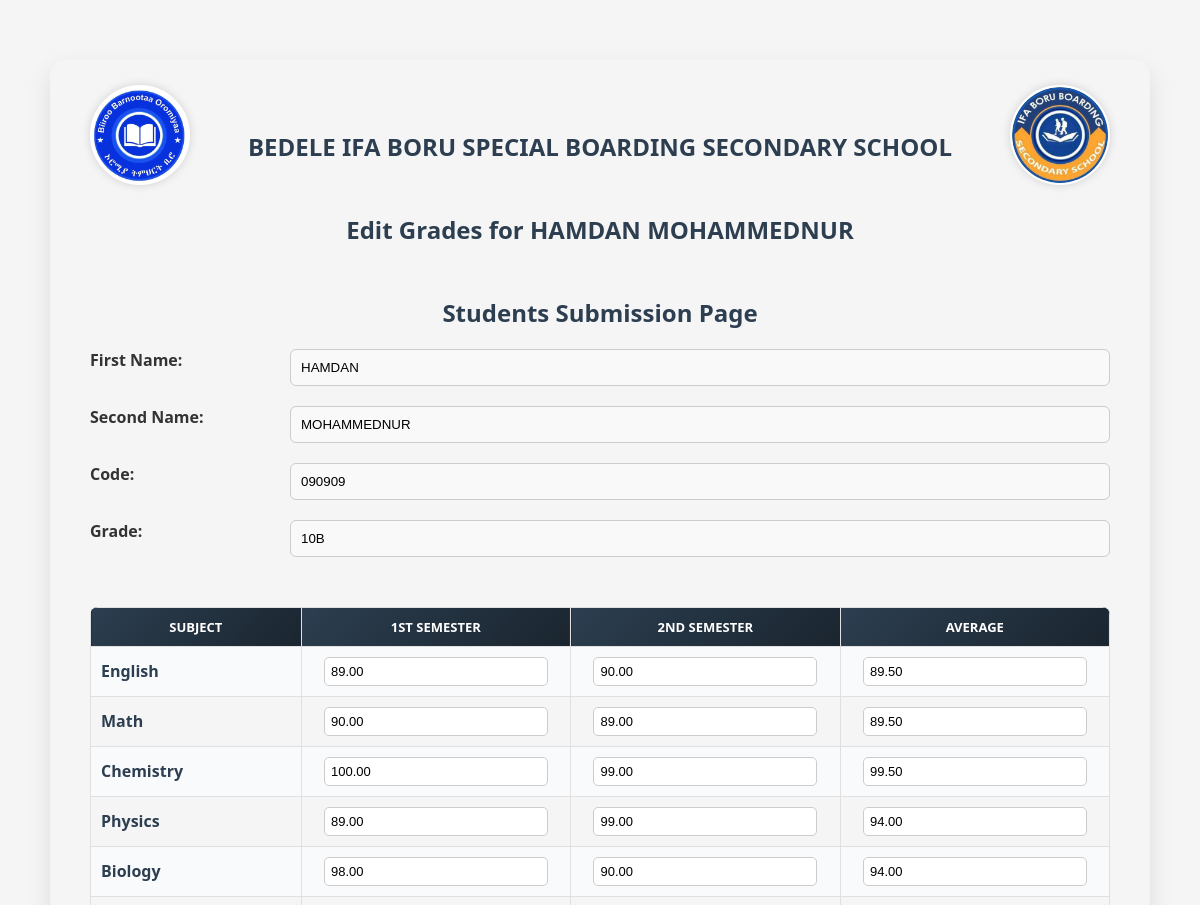
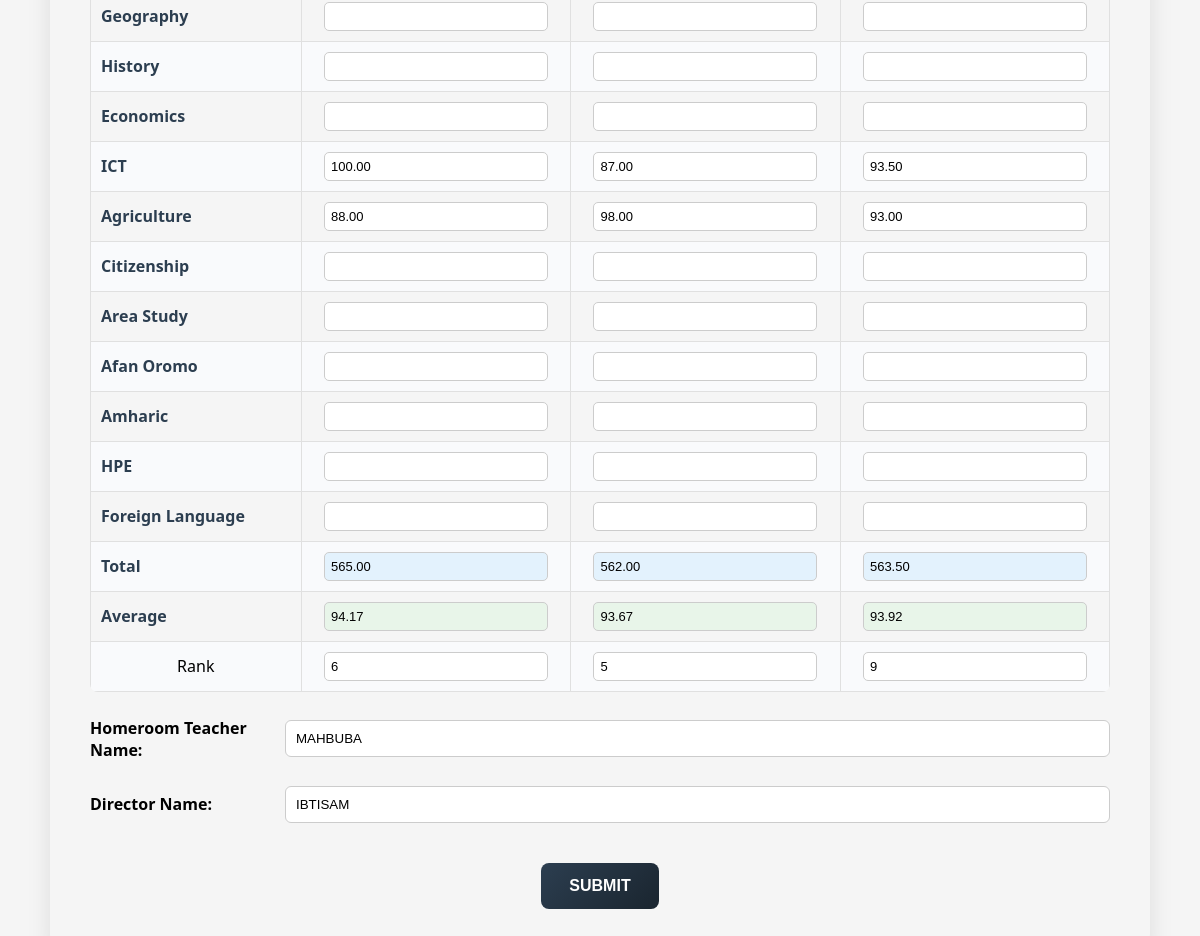
/grades/10/ (signed in), run on the app's committed database (2 pictures, top to bottom).
### core/models.py (models this page shows, shortened)
class Student(models.Model):
    first_name = models.CharField(max_length=100)
    second_name = models.CharField(max_length=100)
    code = models.CharField(max_length=20, unique=True)
    grade = models.CharField(max_length=10)  # Should match teacher.class_room
    homeroom_teacher = models.CharField(max_length=100)
    director = models.CharField(max_length=100)
    created_at = models.DateTimeField(auto_now_add=True)
    updated_at = models.DateTimeField(auto_now=True)
    class Meta:
        ordering = ['grade', 'second_name', 'first_name']

class Subject(models.Model):
    name = models.CharField(max_length=100, unique=True)
    code = models.CharField(max_length=10, unique=True, blank=True, null=True)

class Grade(models.Model):
    student = models.ForeignKey(Student, on_delete=models.CASCADE, related_name='grades')
    subject = models.ForeignKey(Subject, on_delete=models.CASCADE)
    semester1_score = models.DecimalField(
        max_digits=5,
        decimal_places=2,
        validators=[MinValueValidator(0), MaxValueValidator(100)],
        null=True,
        blank=True
    )
    semester2_score = models.DecimalField(
        max_digits=5,
        decimal_places=2,
        validators=[MinValueValidator(0), MaxValueValidator(100)],
        null=True,
        blank=True
    )
    @property
    def average_score(self):
        if self.semester1_score is not None and self.semester2_score is not None:
            return (self.semester1_score + self.semester2_score) / 2
        elif self.semester1_score is not None:
            return self.semester1_score
        elif self.semester2_score is not None:
            return self.semester2_score
        return None
    class Meta:
        unique_together = ('student', 'subject')
        ordering = ['student', 'subject']

class SemesterRank(models.Model):
        student = models.ForeignKey(Student, on_delete=models.CASCADE, related_name='ranks')
        semester = models.CharField(max_length=10, choices=[('1', 'Semester 1'), ('2', 'Semester 2'), ('A', 'Annual')])
        rank = models.PositiveIntegerField()
        calculation_date = models.DateTimeField(auto_now=True)
        class Meta:
            unique_together = ('student', 'semester')

### core/views.py (the view, shortened to what this page needs)
# urls.py: path('grades/<int:student_id>/', views.add_or_edit_grades, name='submit_grades'),
@login_required(login_url='core:login')
def add_or_edit_grades(request, student_id):
    student = get_object_or_404(Student, id=student_id)
    teacher = get_object_or_404(Teacher, user=request.user)
    if student.grade != teacher.class_room:
        return HttpResponseForbidden("Not your student")
    subjects = Subject.objects.all()
    student_form = StudentForm(instance=student)
    is_editing = Grade.objects.filter(student=student).exists()
    grades_dict = {g.subject.id: g for g in Grade.objects.filter(student=student)}
    ranks = {
        '1': SemesterRank.objects.filter(student=student, semester='1').first(),
        '2': SemesterRank.objects.filter(student=student, semester='2').first(),
        'A': SemesterRank.objects.filter(student=student, semester='A').first(),
    }
    return render(request, 'base/submit_grade.html', {
        'student': student,
        'student_form': student_form,
        'subjects': subjects,
        'grades': grades_dict,
        'ranks': ranks,
        'is_editing': is_editing,
    })

### core/forms.py
class StudentForm(forms.ModelForm):
    class Meta:
        model = Student
        fields = ['first_name', 'second_name', 'code', 'grade', 'homeroom_teacher', 'director']

### core/templatetags/custom_filters.py (called while the page is built)
@register.filter
def get_item(dictionary, key):
    return dictionary.get(key)

### core/templates/base/submit_grade.html (shortened to what this page needs)
{% load static %}
{% load custom_filters %}
<!DOCTYPE html>
<html lang="en">
<head>
</head>
<body>
  <div class="form-container">
    <h2><b>BEDELE IFA BORU SPECIAL BOARDING SECONDARY SCHOOL</b></h2>
    <h2>
      {% if is_editing %}
        Edit Grades for {{ student.first_name }} {{ student.second_name }}
      {% else %}
        Add Grades for {{ student.first_name }} {{ student.second_name }}
      {% endif %}
    </h2>
    <div class="logo-container">
      <img src="{% static 'assets/OROMIA.jpg' %}" alt="Left Logo" class="school-logo" />
    </div>
    <div class="logo-right-container">
      <img src="{% static 'assets/BEDDELLE.jpg' %}" alt="Right Logo" class="school-logo" />
    </div>
    <h2>Students Submission Page</h2>
    <form method="post" id="gradeForm">
      <div class="form-group">
        <label>First Name:</label>
        {{ student_form.first_name }}
      </div>
      <div class="form-group">
        <label>Second Name:</label>
        {{ student_form.second_name }}
      </div>
      <div class="form-group">
        <label>Code:</label>
        {{ student_form.code }}
      </div>
      <div class="form-group">
        <label>Grade:</label>
        {{ student_form.grade }}
      </div>
      <table>
        <tr>
          <th>Subject</th>
          <th>1st Semester</th>
          <th>2nd Semester</th>
          <th>Average</th>
        </tr>
        {% for subject in subjects %}
        <tr class="tr">
          <td class="subject-label">{{ subject.name }}</td>
          {% with grade=grades|get_item:subject.id %}
            <td>
              <input type="number" name="sem1_{{ subject.id }}" value="{{ grade.semester1_score|default_if_none:'' }}" min="0" max="100" step="0.01">
            </td>
            <td>
              <input type="number" name="sem2_{{ subject.id }}" value="{{ grade.semester2_score|default_if_none:'' }}" min="0" max="100" step="0.01">
            </td>
            <td>
              <input type="text" class="average-field" readonly
                     value="{% if grade %}{{ grade.average_score|floatformat:2|default:'' }}{% endif %}">
            </td>
          {% endwith %}
        </tr>
        {% endfor %}
        <tr class="total-row tr">
          <td class="subject-label">Total</td>
          <td><input type="text" id="total-sem1" readonly></td>
          <td><input type="text" id="total-sem2" readonly></td>
          <td><input type="text" id="total-avg" readonly></td>
        </tr>
        <tr class="average-row tr">
          <td class="subject-label">Average</td>
          <td><input type="text" id="avg-sem1" readonly></td>
          <td><input type="text" id="avg-sem2" readonly></td>
          <td><input type="text" id="avg-avg" readonly></td>
        </tr>
        <tr class="atrsug">
          <td>Rank</td>
          <td><input type="number" name="sem1_rank" value="{{ ranks.1.rank|default_if_none:'' }}" min="1" max="100"></td>
          <td><input type="number" name="sem2_rank" value="{{ ranks.2.rank|default_if_none:'' }}" min="1"></td>
          <td><input type="number" name="annual_rank" value="{{ ranks.A.rank|default_if_none:'' }}" min="1"></td>
        </tr>
      </table>
      <div class="footer-pair">
        <label><b>Homeroom Teacher Name: </b></label>
        {{ student_form.homeroom_teacher }}
      </div>
      <div class="footer-pair">
        <label><b>Director Name: </b></label>
        {{ student_form.director }}
      </div>
      <button type="submit">Submit</button>
    </form>
  </div>
</body>
</html>

### core/templates/base/submit_grade.html (style rules this page uses)
* { box-sizing: border-box; }
body { font-family: 'Segoe UI', Tahoma, Geneva, Verdana, sans-serif; background:whitesmoke; }
.form-container { background:whitesmoke; padding: 40px; border-radius: 15px; box-shadow: 0 10px 25px rgba(0, 0, 0, 0.1); max-width: 1100px; margin: 60px auto; position: relative; animation: fadeIn 0.6s ease-out; }
.logo-container, .logo-right-container { width: 100px; height: 100px; border-radius: 50%; border: 2px solid #ffffff; background-color: #fff; box-shadow: 0 0 10px rgba(0, 0, 0, 0.15); overflow: hidden; position: absolute; top: 25px; transition: transform 0.3s ease; }
.logo-container { left: 40px; }
.logo-right-container { right: 40px; }
.logo-container img, .logo-right-container img { width: 100%; height: 100%; object-fit: cover; }
h2 { text-align: center; color: #2c3e50; margin-top: 0; padding-top: 30px; }
.form-group { display: flex; flex-wrap: wrap; margin-bottom: 20px; }
.form-group label { width: 100%; max-width: 200px; font-weight: 600; color: #333; }
.form-group input { flex: 1; padding: 10px; border-radius: 6px; border: 1px solid #ccc; background: #f9f9f9; transition: border 0.3s ease; }
table { width: 100%; border-collapse: collapse; margin-top: 50px; border-radius: 8px; overflow: hidden; }
th, td { padding: 10px; text-align: center; border: 1px solid #e0e0e0; }
th { background: linear-gradient(135deg, #2c3e50 0%, #1a252f 100%); color: white; font-size: 13px; text-transform: uppercase; }
tr:nth-child(even) { background: #f9fafc; }
td.subject-label { text-align: left; font-weight: 600; color: #2c3e50; }
td input { width: 90%; padding: 6px; border-radius: 5px; border: 1px solid #ccc; font-size: 13px; }
.footer-pair { display: flex; gap: 15px; margin-top: 25px; align-items: center; }
.footer-pair label { font-weight: bold; width: 180px; }
.footer-pair input { flex: 1; padding: 10px; border-radius: 6px; border: 1px solid #ccc; }
button { background: linear-gradient(135deg, #2c3e50, #1a252f); color: #fff; border: none; padding: 14px 28px; font-size: 16px; border-radius: 8px; cursor: pointer; margin: 40px auto 0; display: block; text-transform: uppercase; font-weight: bold; transition: all 0.3s ease; }
.total-row input { background-color: #e3f2fd; }
.average-row input { background-color: #e8f5e9; }

### data on the page
Student: first_name "HAMDAN", second_name "MOHAMMEDNUR", code "090909", grade "10B", homeroom_teacher "MAHBUBA", director "IBTISAM"
Subject: name "English"
Grade: semester1_score "89.00", semester2_score "90.00", average_score "89.50"
Subject: name "Math"
Grade: semester1_score "90.00", semester2_score "89.00", average_score "89.50"
Subject: name "Chemistry"
Grade: semester1_score "100.00", semester2_score "99.00", average_score "99.50"
Subject: name "Physics"
Grade: semester1_score "89.00", semester2_score "99.00", average_score "94.00"
Subject: name "Biology"
Grade: semester1_score "98.00", semester2_score "90.00", average_score "94.00"
Subject: name "Geography"
Subject: name "History"
Subject: name "Economics"
Subject: name "ICT"
Grade: semester1_score "100.00", semester2_score "87.00", average_score "93.50"
Subject: name "Agriculture"
Grade: semester1_score "88.00", semester2_score "98.00", average_score "93.00"
Subject: name "Citizenship"
Subject: name "Area Study"
Subject: name "Afan Oromo"
Subject: name "Amharic"
Subject: name "HPE"
Subject: name "Foreign Language"
SemesterRank: sem1_rank "6"
SemesterRank: sem2_rank "5"
SemesterRank: annual_rank "9"
